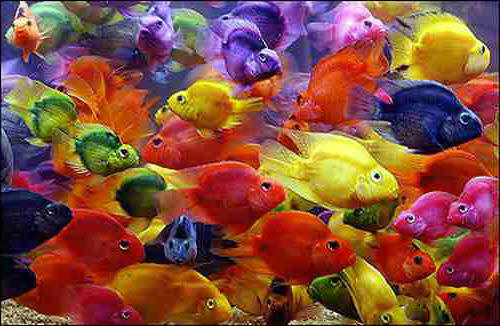
#> input picture ps2/fish.jpg, 500 x 326 px
$ python temp.py   (older library calls are emulated)
#> lines starting #> are read from the running program, lines starting #| are printed output that depends on the picture
# -*- coding: utf-8 -*-
"""
Created on Tue Oct  6 11:23:07 2015

@author: sbhal
"""
import os

def cls():
    os.system(['clear','cls'][os.name == 'nt'])

# now, to clear the screen
cls()

import numpy as np
import matplotlib.pyplot as plt
from scipy.cluster import vq
from scipy.misc import imresize
from PIL import Image

fig, sfig = plt.subplots(1, 2, figsize=(10, 10))

im = np.array(Image.open('fish.jpg'))
#> im is the input picture: shape (326, 500, 3); mean R, G, B 132.5, 77.5, 60.6
cbar = sfig[0].imshow(im)
fig.colorbar(cbar)
sfig[0].set_title("normal")
#im_rgb, meanColors = quantizeRGB(im, 5)
k = 4
#def quantizeRGB(origImg, k):


if 1:
    featuresl = []
    for x in range(im.shape[0]):
        for y in range(im.shape[1]):
            R = im[x,y,0]
            G = im[x,y,1]
            B = im[x,y,2]
            featuresl.append([R,G,B])
#> after the loop, featuresl = 163000 items
    features = np.array(featuresl,'f')
    centroids,variance = vq.kmeans2(features,k)
#> centroids = [[153.6, 119.8, 167.2], [195.5, 170.9, 66.11], [151.6, 51.79, 25.24], [54.09, 38.98, 56.41]]
    code,distance = vq.vq(features,centroids)
    codeim = code.reshape(im.shape[0],im.shape[1])
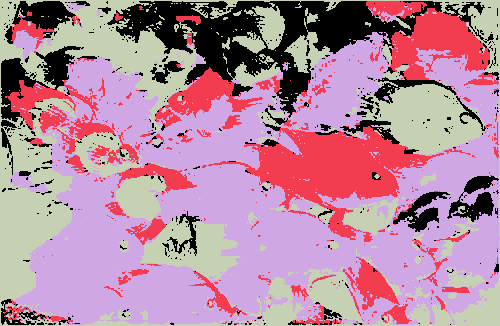
#> codeim: shape (326, 500) int32; 4 distinct labels, from 0 to 3; one colour per label, 0 black
    quantized = np.zeros(im.shape)
    for (i,j),value in np.ndenumerate(codeim):
        quantized[i,j,:] = centroids[value]
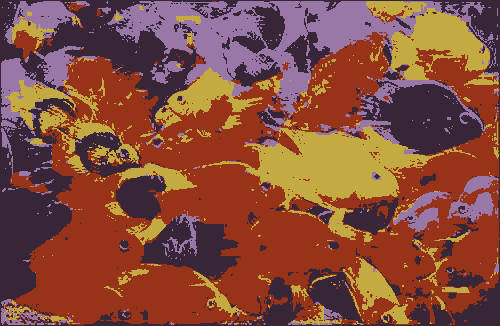
#> quantized: shape (326, 500, 3) float64; mean of channels 0, 1, 2 132.6, 77.5, 60.7; drawn as R, G, B
    cbar = sfig[1].imshow(quantized)
    fig.colorbar(cbar)
    sfig[1].set_title("float")


    #sfig[1].imshow(quantized, vmin=0, vmax=1)
    plt.show()
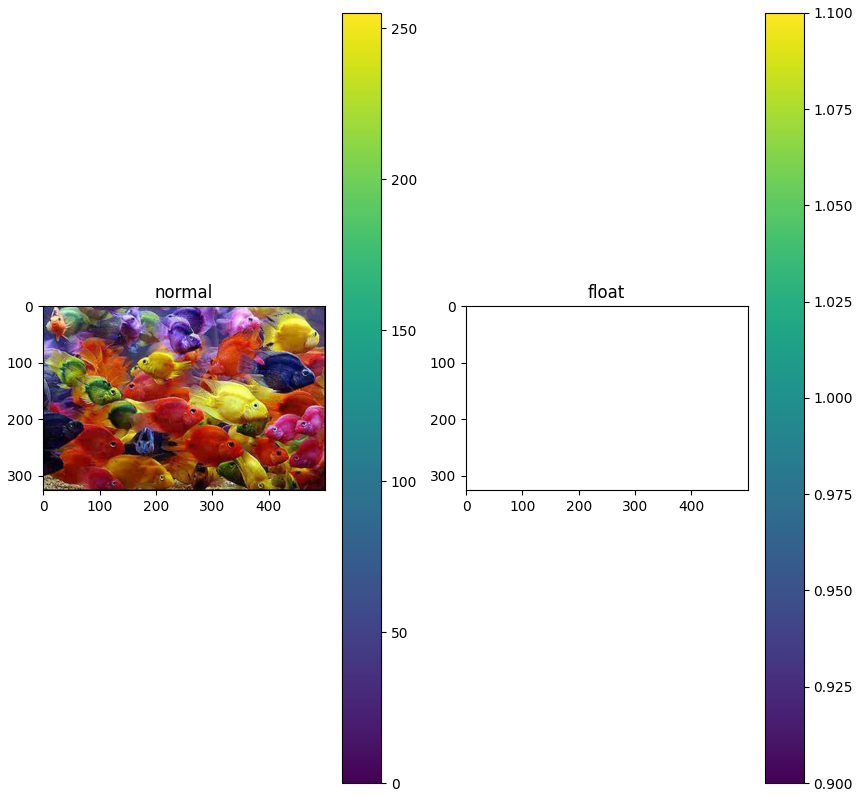
#> figure drawn by matplotlib, 4 panels

    #return ret_im, centroids
#im = np.array(Image.open('fish.jpg'))
#im_rgb, meanColors = quantizeRGB(im, 5)
